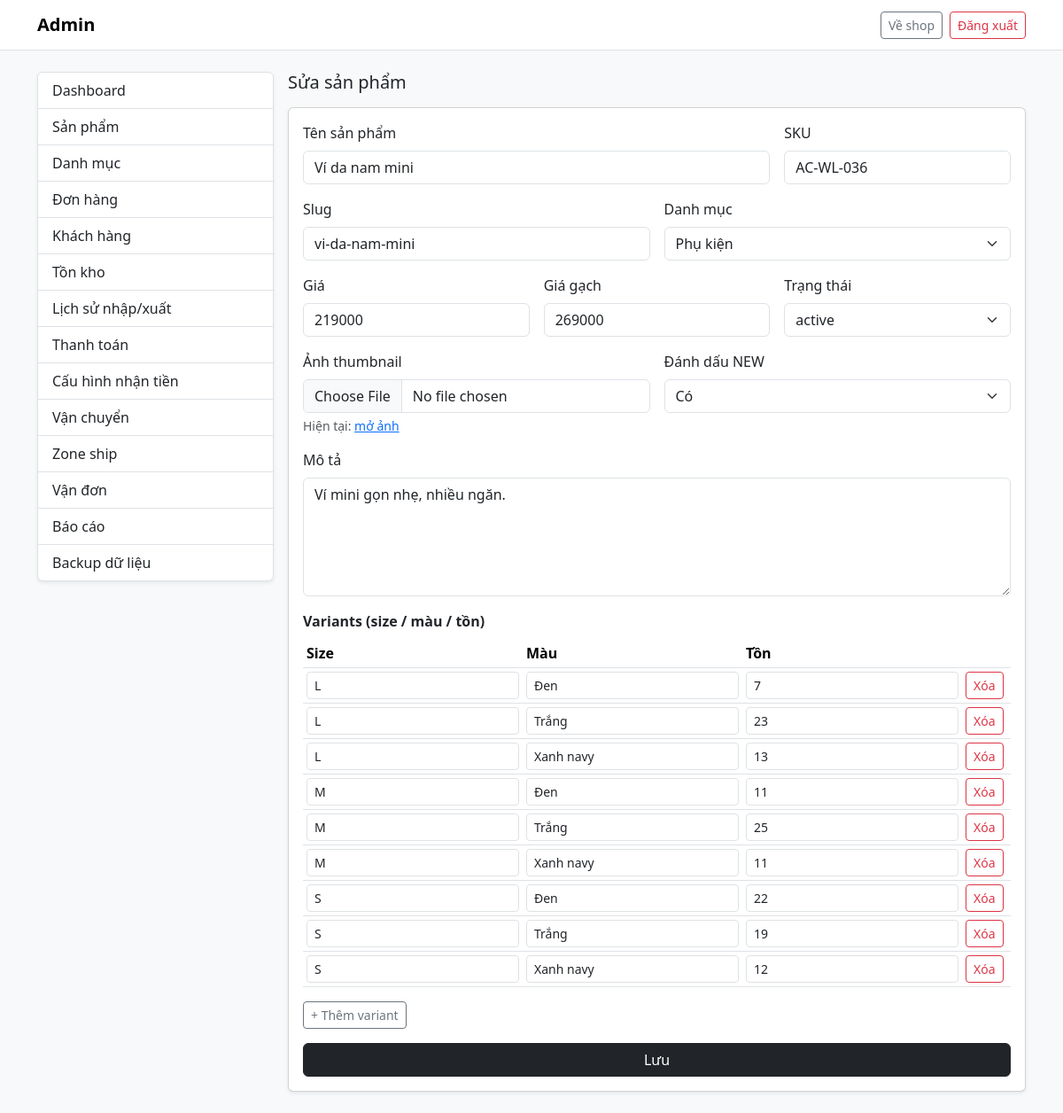
The app's page /public/index.php?r=/admin/products/edit&id=36 (signed in) with its own data.
### tables this page shows
CREATE TABLE `products` (
  `id` int(11) NOT NULL,
  `category_id` int(11) NOT NULL,
  `name` varchar(255) NOT NULL,
  `slug` varchar(255) NOT NULL,
  `sku` varchar(80) DEFAULT NULL,
  `price` int(11) NOT NULL,
  `compare_at_price` int(11) DEFAULT NULL,
  `thumbnail` varchar(255) DEFAULT NULL,
  `description` text DEFAULT NULL,
  `status` enum('active','draft') DEFAULT 'active',
  `is_new` tinyint(1) DEFAULT 1,
  `created_at` datetime DEFAULT current_timestamp(),
  `updated_at` datetime DEFAULT NULL
);

CREATE TABLE `categories` (
  `id` int(11) NOT NULL,
  `parent_id` int(11) DEFAULT NULL,
  `name` varchar(150) NOT NULL,
  `slug` varchar(180) NOT NULL,
  `sort_order` int(11) DEFAULT 0,
  `created_at` datetime DEFAULT current_timestamp()
);

CREATE TABLE `product_variants` (
  `id` int(11) NOT NULL,
  `product_id` int(11) NOT NULL,
  `size` varchar(30) DEFAULT NULL,
  `color` varchar(40) DEFAULT NULL,
  `stock` int(11) DEFAULT 0
);

### app/helpers.php (called while the page is built, shortened)
<?php
require_once __DIR__ . '/db.php';
function e($s): string {
  return htmlspecialchars((string)($s ?? ''), ENT_QUOTES, 'UTF-8');
}
function base_path(): string {
  $script = $_SERVER['SCRIPT_NAME'] ?? '';
  $base = rtrim(str_replace('/index.php', '', $script), '/');
  return $base;
}
function url(string $path): string {
  $path = '/' . ltrim($path, '/');
  if (
    str_starts_with($path, '/assets/') ||
    str_starts_with($path, '/uploads/') ||
    str_starts_with($path, '/index.php') ||
    str_starts_with($path, '/backend/')
  ) {
    return base_path() . $path;
  }
  $route = $path;
  $query = '';
  if (str_contains($path, '?')) {
    [$route, $query] = explode('?', $path, 2);
  }
  $url = base_path() . '/index.php?r=' . $route;
  if ($query !== '') {
    $url .= '&' . $query;
  }
  return $url;
}

### backend/Core/App.php (called while the page is built, shortened)
<?php
final class App
{
    private static ?array $config = null;
    public static function config(?string $key = null, $default = null)
    {
        if (self::$config === null) {
            self::$config = require __DIR__ . '/../config/app.php';
        }
        if ($key === null) return self::$config;
        $segments = explode('.', $key);
        $value = self::$config;
        foreach ($segments as $segment) {
            $value = $value[$segment];
        }
        return $value;
    }
}

### backend/Core/Database.php (called while the page is built)
<?php
require_once __DIR__ . '/App.php';
final class Database
{
    private static ?PDO $pdo = null;
    public static function connection(): PDO
    {
        if (self::$pdo instanceof PDO) return self::$pdo;
        $db = App::config('db');
        $dsn = sprintf('mysql:host=%s;dbname=%s;charset=%s', $db['host'], $db['name'], $db['charset']);
        self::$pdo = new PDO($dsn, $db['user'], $db['pass'], [
            PDO::ATTR_ERRMODE => PDO::ERRMODE_EXCEPTION,
            PDO::ATTR_DEFAULT_FETCH_MODE => PDO::FETCH_ASSOC,
            PDO::ATTR_EMULATE_PREPARES => false,
        ]);
        return self::$pdo;
    }
}

### app/db.php (called while the page is built, shortened)
<?php
function db(): PDO { return Database::connection(); }

### app/models/Product.php (called while the page is built, shortened)
<?php
require_once __DIR__ . '/../db.php';
class Product {
  public static function byId(int $id): ?array {
    $st = db()->prepare("SELECT * FROM products WHERE id=? LIMIT 1");
    $st->execute([$id]);
    $r = $st->fetch(PDO::FETCH_ASSOC);
    return $r ?: null;
  }
  public static function variants(int $productId): array {
    $st = db()->prepare("SELECT * FROM product_variants WHERE product_id=? ORDER BY size ASC, color ASC");
    $st->execute([$productId]);
    return $st->fetchAll(PDO::FETCH_ASSOC);
  }
}

### app/views/admin/products_form.php (the view, shortened to what this page needs)
<h1 class="h5 mb-3"><?= $mode==='create' ? 'Thêm sản phẩm' : 'Sửa sản phẩm' ?></h1>
<div class="card p-3 shadow-sm">
  <form method="post" enctype="multipart/form-data" action="<?= e($action) ?>">
    <div class="row g-3">
      <div class="col-md-8">
        <label class="form-label">Tên sản phẩm</label>
        <input class="form-control" name="name" value="<?= e($form['name'] ?? '') ?>" required>
      </div>
      <div class="col-md-4">
        <label class="form-label">SKU</label>
        <input class="form-control" name="sku" value="<?= e($form['sku'] ?? '') ?>">
      </div>
      <div class="col-md-6">
        <label class="form-label">Slug</label>
        <input class="form-control" name="slug" value="<?= e($form['slug'] ?? '') ?>" placeholder="để trống sẽ tự tạo">
      </div>
      <div class="col-md-6">
        <label class="form-label">Danh mục</label>
        <select class="form-select" name="category_id" required>
          <?php foreach ($categories as $c): ?>
            <option value="<?= (int)$c['id'] ?>" <?= ((int)($form['category_id']??0)===(int)$c['id']?'selected':'') ?>>
              <?= e($c['name']) ?>
            </option>
          <?php endforeach; ?>
        </select>
      </div>
      <div class="col-md-4">
        <label class="form-label">Giá</label>
        <input class="form-control" type="number" min="0" name="price" value="<?= e($form['price'] ?? '0') ?>" required>
      </div>
      <div class="col-md-4">
        <label class="form-label">Giá gạch</label>
        <input class="form-control" type="number" min="0" name="compare_at_price" value="<?= e($form['compare_at_price'] ?? '') ?>">
      </div>
      <div class="col-md-4">
        <label class="form-label">Trạng thái</label>
        <select class="form-select" name="status">
          <option value="active" <?= (($form['status']??'active')==='active'?'selected':'') ?>>active</option>
        </select>
      </div>
      <div class="col-md-6">
        <label class="form-label">Ảnh thumbnail</label>
        <input class="form-control" type="file" name="thumbnail_file" accept="image/*">
        <?php if (!empty($form['thumbnail'])): ?>
          <div class="small text-muted mt-1">Hiện tại: <a href="<?= e($form['thumbnail']) ?>" target="_blank">mở ảnh</a></div>
        <?php endif; ?>
      </div>
      <div class="col-md-6">
        <label class="form-label">Đánh dấu NEW</label>
        <select class="form-select" name="is_new">
          <option value="1" <?= ((string)($form['is_new']??'1')==='1'?'selected':'') ?>>Có</option>
        </select>
      </div>
      <div class="col-12">
        <label class="form-label">Mô tả</label>
        <textarea class="form-control" rows="5" name="description"><?= e($form['description'] ?? '') ?></textarea>
      </div>
      <div class="col-12">
        <div class="fw-semibold mb-2">Variants (size / màu / tồn)</div>
        <div class="table-responsive">
          <table class="table table-sm align-middle">
            <thead><tr><th>Size</th><th>Màu</th><th>Tồn</th><th></th></tr></thead>
            <tbody id="variantRows">
              <?php foreach ($variants as $v): ?>
                <tr>
                  <td><input class="form-control form-control-sm" name="v_size[]" value="<?= e($v['size']) ?>"></td>
                  <td><input class="form-control form-control-sm" name="v_color[]" value="<?= e($v['color']) ?>"></td>
                  <td><input class="form-control form-control-sm" type="number" min="0" name="v_stock[]" value="<?= (int)$v['stock'] ?>"></td>
                  <td><button class="btn btn-outline-danger btn-sm" type="button" onclick="this.closest('tr').remove()">Xóa</button></td>
                </tr>
              <?php endforeach; ?>
            </tbody>
          </table>
        </div>
        <button class="btn btn-outline-secondary btn-sm" type="button" onclick="addVariantRow()">+ Thêm variant</button>
      </div>
      <div class="col-12 d-grid">
        <button class="btn btn-dark">Lưu</button>
      </div>
    </div>
  </form>
</div>

### public/assets/css/style.css (style rules this page uses)
.table td, .table th { vertical-align: middle; }

### records on screen
products: name "Ví da nam mini", sku "AC-WL-036", slug "vi-da-nam-mini", category_id "Phụ kiện", price "219000", compare_at_price "269000", status "active", is_new "Có", description "Ví mini gọn nhẹ, nhiều ngăn."
product_variants: size "L", color "Đen", stock "7"
product_variants: size "L", color "Trắng", stock "23"
product_variants: size "L", color "Xanh navy", stock "13"
product_variants: size "M", color "Đen", stock "11"
product_variants: size "M", color "Trắng", stock "25"
product_variants: size "M", color "Xanh navy", stock "11"
product_variants: size "S", color "Đen", stock "22"
product_variants: size "S", color "Trắng", stock "19"
product_variants: size "S", color "Xanh navy", stock "12"
